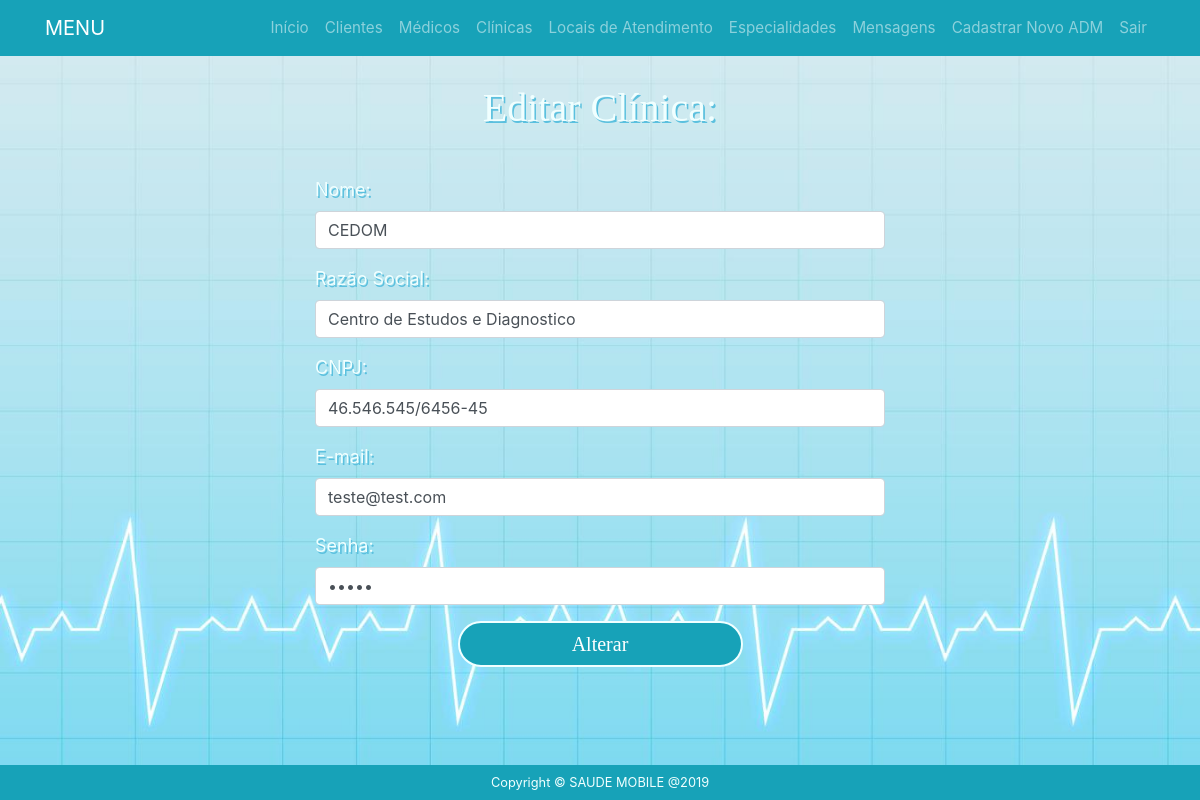
Page /adm/editar-clinica.php?codpj=4&nome=CEDOM&cnpj=46.546.545/6456-45&email=teste@test.com on the committed database.
### tables this page shows
CREATE TABLE `clinicapj` (
  `codpj` int(8) NOT NULL,
  `nome` varchar(100) NOT NULL,
  `razaosocial` varchar(100) NOT NULL,
  `cnpj` varchar(18) NOT NULL,
  `email` varchar(100) NOT NULL,
  `senha` varchar(10) NOT NULL,
  `imagem` varchar(250) NOT NULL
);

### adm/editar-clinica.php (the view, shortened to what this page needs)
<?php
	require_once 'conexao2.php';
	if(isset($_GET['codpj']) && !empty($_GET['codpj']))
	{
		$codpj = $_GET['codpj'];
		$sql = 'SELECT nome, razaosocial, cnpj, email, senha FROM clinicapj WHERE codpj =:codpj';
		$stmt = $conn ->prepare($sql);
		$stmt->execute(array(':codpj'=>$codpj));
		$row = $stmt->fetch(PDO::FETCH_ASSOC);
	}
	else{
		echo "Produto não cadastrado";
	}
				?>
<?php include "header.php" ?>
<body>
	<div class="container-fluid editarclinica">
  <div class="row">
    <div class="col-sm-3"></div>
    <div class="col-sm-6">
      <h3>Editar Clínica:</h3>
    </div>
    <div class="col-sm-3"></div>
  </div>
  <div class="row">
    <div class="col-sm-3"></div>
    <div class="col-sm-6">
	  <form class="form-horizontal" method="POST" enctype="multipart/form-data">
        <div class="form-group">
            <label for="nome">Nome:</label>
            <input type="text" class="form-control" id="nome" placeholder="Nome" name="nome" value="<?php echo $row['nome']; ?>">
        </div>
        <div class="form-group">
            <label for="razaosocial">Razão Social:</label>
            <input type="text" class="form-control" id="razaosocial" placeholder="Razão Social" name="razaosocial" value="<?php echo $row['razaosocial']; ?>">
        </div>
        <div class="form-group">
            <label for="cnpj">CNPJ:</label>
            <input type="text" class="form-control" id="cnpj" placeholder="CNPJ" name="cnpj"  maxlength="18" value="<?php echo $row['cnpj']; ?>">
        </div>
        <div class="form-group">
            <label for="email">E-mail:</label>
            <input type="email" class="form-control" id="email" placeholder="E-mail" name="email" value="<?php echo $row['email']; ?>">
         </div>
         <div class="form-group">
            <label for="senha">Senha:</label>
            <input type="password" class="form-control" id="senha" placeholder="Senha" name="senha" value="<?php echo $row['senha']; ?>">
         </div>
        <button type="submit" name="alterar" class="btn btn-info">
        <span class="glyphicon glyphicon-save"></span>Alterar</button>
      </form>
    </div>
    <div class="col-sm-3"></div>
  </div>
 </div>
</body>
<?php include "../footer.php" ?>

### css/index.css (style rules this page uses)
.col-sm-8, .col-sm-6, .col-sm-3, .col-sm-2 { padding-top: 1.5vh; align-items: center; }
.container-fluid { padding-top: 12vh; width: 100vw; height: 100vh; background-image: url("../img/fundo.jpg"); background-size: 100% 100%; }
.container-fluid.editarclinica { padding-top: 1vh; width: 100vw; height: 100vh; background-image: url("../img/fundo.jpg"); background-size: 100% 100%; }
.container-fluid h3 { padding-top: 8vh; padding-bottom: 3vh; text-align: center; font-size: 5vh; color: azure; text-shadow: 0.2vh 0.2vh #5bc0de; font-family: 'Crete Round', serif !important; }
.btn.btn-info { display: block; margin-left: auto; margin-right: auto; width: 50%; height: 100%; border: 0.3vh solid azure; border-radius: 5vh; font-size: 2.5vh; font-family: 'Crete Round', serif !important; }
label { color: azure; font-size: 2.25vh; text-shadow: 0.2vh 0.2vh #5bc0de; }

### rows in the picture
clinicapj: nome "CEDOM", razaosocial "Centro de Estudos e Diagnostico", cnpj "46.546.545/6456-45", email "teste@test.com"
